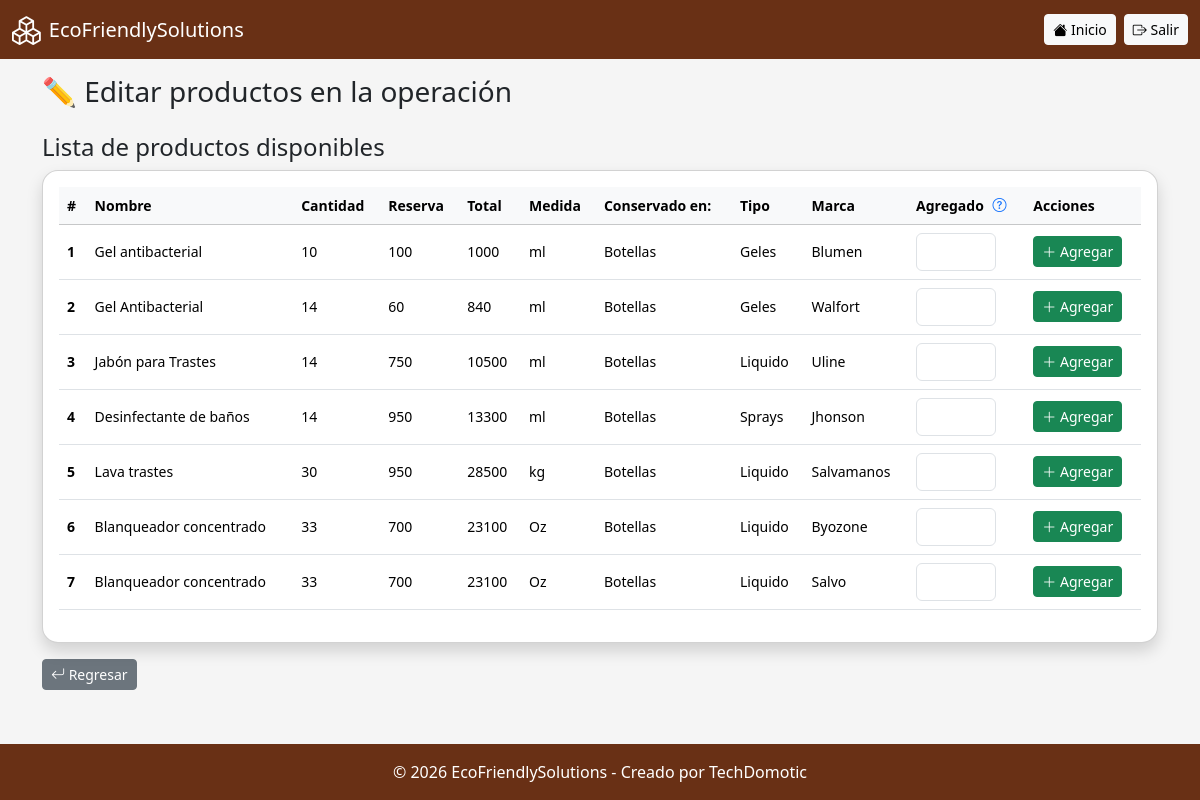
The page /operacion/agregar_producto.php?id=4&id_grupo_productos=2XXTFT78 (signed in) on the database its author committed.
### tables this page shows
CREATE TABLE `productos` (
  `id_producto` int(11) NOT NULL,
  `nombre` varchar(250) NOT NULL,
  `cantidad` double DEFAULT NULL,
  `reserva` double DEFAULT NULL,
  `total` double DEFAULT NULL,
  `medida` varchar(120) DEFAULT NULL,
  `conservado` varchar(120) DEFAULT NULL,
  `tipo` varchar(120) DEFAULT NULL,
  `marca` varchar(120) DEFAULT NULL,
  `estatus` tinyint(1) DEFAULT 1,
  `fecha_eliminacion` timestamp NOT NULL DEFAULT current_timestamp() ON UPDATE current_timestamp(),
  `fecha_creacion` timestamp NOT NULL DEFAULT current_timestamp()
);

### operacion/agregar_producto.php (the view, shortened to what this page needs)
<?php
include '../includes/conexion.php';
include '../includes/header.php';
$conn->report_mode = MYSQLI_REPORT_ERROR | MYSQLI_REPORT_STRICT;
$id = intval($_GET['id']);
$id_grupo_productos = trim($_GET['id_grupo_productos']);
$result_productos = $conn->query("
    SELECT P.id_producto,
	   P.nombre,
       P.cantidad,
       p.reserva,
       p.total,
       p.medida,
       P.conservado,
       P.tipo,
       P.marca,
       P.fecha_creacion
    FROM productos AS P
    WHERE P.id_producto NOT IN (
        SELECT id_producto
        FROM grupo_productos
        WHERE id_grupo_productos = '$id_grupo_productos'
    );
");
?>
<h3 class="mb-4">✏️ Editar productos en la operación</h3>
<h4 class="col-12">Lista de productos disponibles</h4>
<div class="card shadow rounded-4">
<div class="card-body table-responsive" style="max-height: 700px; overflow-y: auto;">
<table class="table table-hover align-middle small">
<thead class="table-light">
<tr>
<th style="position: sticky; top: 0; z-index: 2; background-color: #f8f9fa;">#</th>
<th style="position: sticky; top: 0; z-index: 2; background-color: #f8f9fa;">Nombre</th>
<th style="position: sticky; top: 0; z-index: 2; background-color: #f8f9fa;">Cantidad</th>
<th style="position: sticky; top: 0; z-index: 2; background-color: #f8f9fa;">Reserva</th>
<th style="position: sticky; top: 0; z-index: 2; background-color: #f8f9fa;">Total</th>
<th style="position: sticky; top: 0; z-index: 2; background-color: #f8f9fa;">Medida</th>
<th style="position: sticky; top: 0; z-index: 2; background-color: #f8f9fa;">Conservado en:</th>
<th style="position: sticky; top: 0; z-index: 2; background-color: #f8f9fa;">Tipo</th>
<th style="position: sticky; top: 0; z-index: 2; background-color: #f8f9fa;">Marca</th>
<th style="position: sticky; top: 0; z-index: 2; background-color: #f8f9fa;">Agregado
    <i class="bi bi-question-circle text-primary"
     style="cursor: pointer; margin-left: 5px;"
     data-bs-toggle="tooltip"
     data-bs-placement="top"
     title="Agrega la cantidad de producto a usar">
  </i>
</th>
<th style="position: sticky; top: 0; z-index: 2; background-color: #f8f9fa;">Acciones</th>
</tr>
</thead>
<tbody>
<?php $contador = 1; ?>
<?php while($row = $result_productos->fetch_assoc()): ?>
<tr>
<td><strong><?= $contador; ?></strong></td>
<td><?= htmlspecialchars($row['nombre']); ?></td>
<td><?= htmlspecialchars($row['cantidad']); ?></td>
<td><?= htmlspecialchars($row['reserva']); ?></td>
<td><?= htmlspecialchars($row['total']); ?></td>
<td><?= htmlspecialchars($row['medida']); ?></td>
<td><?= htmlspecialchars($row['conservado']); ?></td>
<td><?= htmlspecialchars($row['tipo']); ?></td>
<td><?= htmlspecialchars($row['marca']); ?></td>
<form method="POST" class="d-flex gap-2 align-items-center">
<td><input type="number" name="cantidad" class="form-control" min="1" style="width: 80px;" required></td>
<td>
    <button type="submit" class="btn btn-sm btn-success">
        <i class="bi bi-plus-lg"></i> Agregar
    </button>
</td>
</form>
</tr>
<?php $contador++; ?>
<?php endwhile; ?>
</tbody>
</table>
</div>
</div>
<div class="col-12 mt-3">
    <a href="editar.php?id=<?= $id; ?>&id_grupo_trabajadores=<?= $id_grupo_productos; ?>"
    class="btn btn-sm btn-secondary">
    <i class="bi bi-arrow-return-left"></i> Regresar
    </a>
</div>
<?php include '../includes/footer.php'; ?>

### css/estilos.css (style rules this page uses)
:root { --main-brown: #693015; }
body { background: #f5f5f5; display: flex; flex-direction: column; min-height: 100vh; }

### rows shown on the page
productos: nombre "Gel antibacterial", cantidad "10", reserva "100", total "1000", medida "ml", conservado "Botellas", tipo "Geles", marca "Blumen"
productos: nombre "Gel Antibacterial", cantidad "14", reserva "60", total "840", medida "ml", conservado "Botellas", tipo "Geles", marca "Walfort"
productos: nombre "Jabón para Trastes", cantidad "14", reserva "750", total "10500", medida "ml", conservado "Botellas", tipo "Liquido", marca "Uline"
productos: nombre "Desinfectante de baños", cantidad "14", reserva "950", total "13300", medida "ml", conservado "Botellas", tipo "Sprays", marca "Jhonson"
productos: nombre "Lava trastes", cantidad "30", reserva "950", total "28500", medida "kg", conservado "Botellas", tipo "Liquido", marca "Salvamanos"
productos: nombre "Blanqueador concentrado", cantidad "33", reserva "700", total "23100", medida "Oz", conservado "Botellas", tipo "Liquido", marca "Byozone"
productos: nombre "Blanqueador concentrado", cantidad "33", reserva "700", total "23100", medida "Oz", conservado "Botellas", tipo "Liquido", marca "Salvo"

### other values the page prints
$pageTitle "EcoFriendlySolutions"
